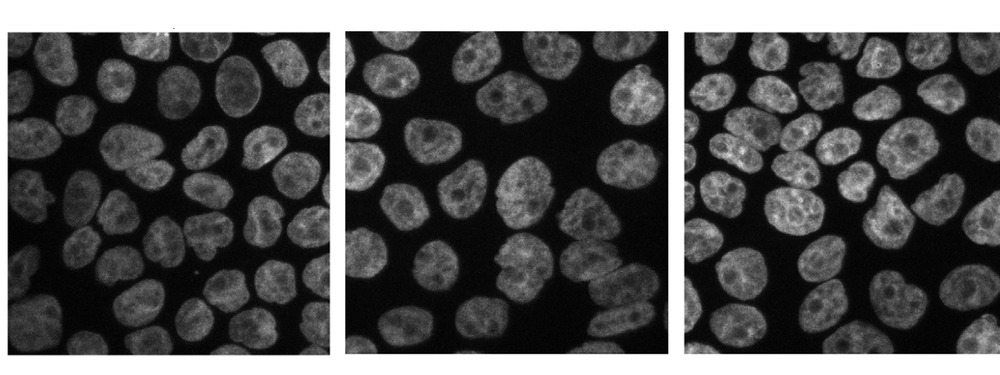
%> input picture vc/sample images/cellsegmentationcompetition.png, 1000 x 375 px, shrunk from 1726 x 648 before the run
$ octave morfologia4.m   (GNU Octave 9; MATLAB toolbox functions it lacks are replaced by stand-ins)
%> lines starting %> are read from the running program, lines starting %| are printed output that depends on the picture; in (x1, y1, x2, y2) boxes, pixels count from 0 and x2, y2 are one past the last pixel; in counts of white or black regions, pixels touching at a corner belong together; the program's own positions count from 1
close all;
I = rgb2gray(imread('cellsegmentationcompetition.png'));
%> I: size 375x1000 uint8; min 0, max 255, mean 84
MARC = I > 250;
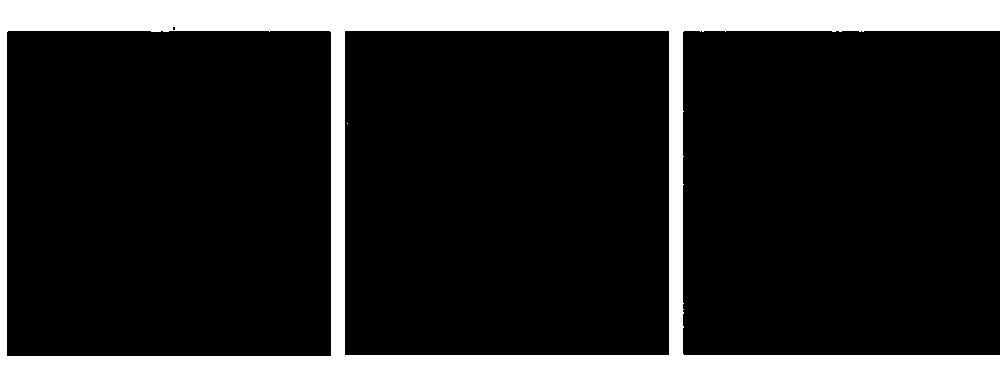
%> MARC: size 375x1000 logical; 16.5% white; 2 white regions (1 under 20 px), largest, box (x1, y1, x2, y2) and area: (0, 0, 1000, 375) 62055
MARC = imdilate(MARC, strel('disk',2));
%> MARC: size 375x1000 logical; 18.4% white; 1 white region, box (x1, y1, x2, y2) and area: (0, 0, 1000, 375) 69130
I(MARC) = 0;
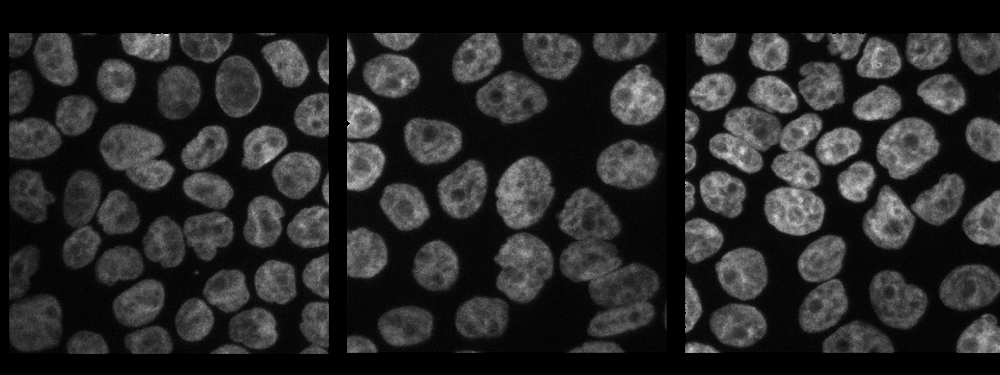
%> I: size 375x1000 uint8; min 0, max 236, mean 39.2
% filtrat morfo.
OI = imopen(I, strel('disk',3));
CI = imclose(I, strel('disk',3));
%figure; montage({I,OI,CI});
FG = OI > 15;
%> FG: size 375x1000 logical; 47.7% white; 68 white regions, largest, box (x1, y1, x2, y2) and area: (708, 33, 864, 237) 15883, (555, 186, 661, 353) 9506, (141, 124, 236, 269) 7016
FG = bwareaopen(FG,300); % eliminacio estruct. petites per area
BK = not(FG);
RGB = imoverlay(I,BK,'red');
%watershed
DT = bwdist(BK,'euclidean');
DT = imcomplement(DT);
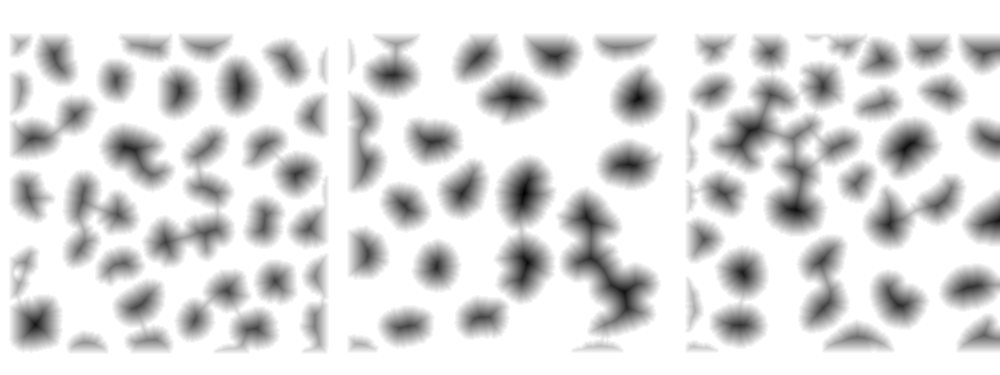
%> DT: size 375x1000 single; min -28.15, max 1, mean -2.92; drawn with min black and max white
DT1 = imopen(DT, strel('disk',7));
DT2 = imclose(DT, strel('disk',7));
DT1(BK) = -Inf;
L1 = watershed(DT1);
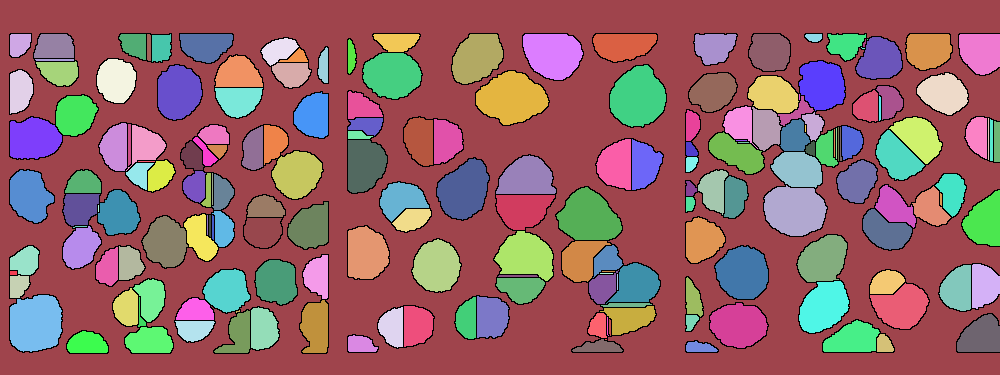
%> L1: size 375x1000 uint8; 192 distinct labels, from 0 to 191; one colour per label, 0 black
DT2(BK) = -Inf;
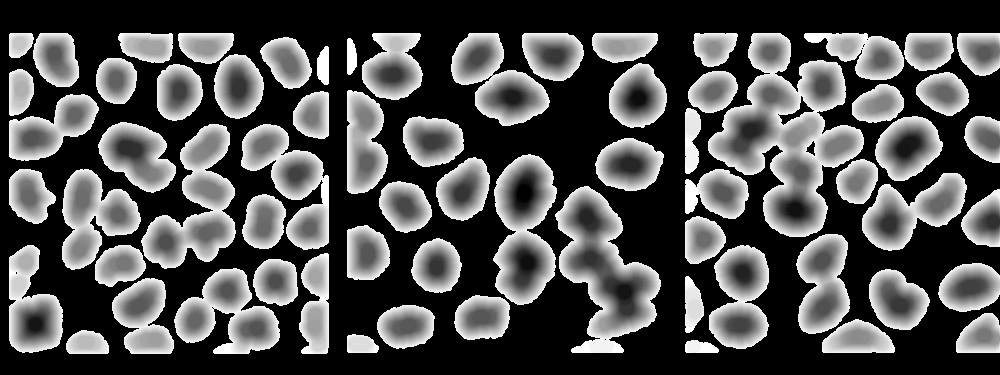
%> DT2: size 375x1000 single; 52.28% of the values are NaN or infinite; the others: min -21.8, max 1, mean -6.55; drawn with min black, max white, NaN and infinite black
L2 = watershed(DT2);
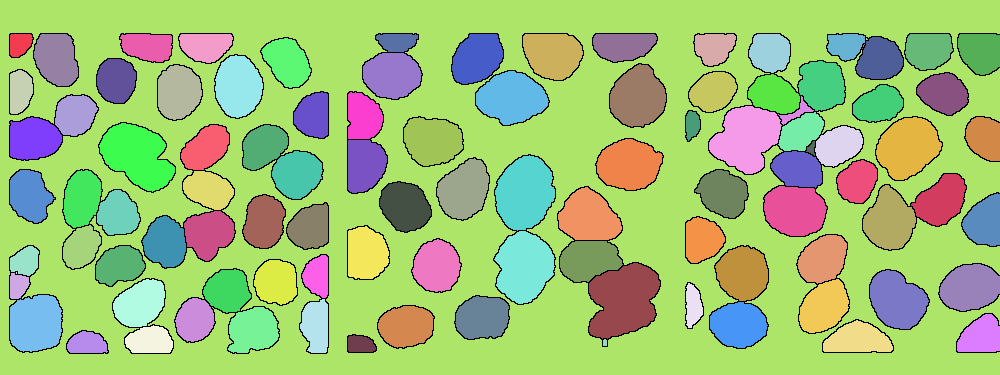
%> L2: size 375x1000 uint8; 104 distinct labels, from 0 to 103; one colour per label, 0 black
% figure;imshow(L1,[]);
% figure;imshow(L2,[]); % la bona

BR = L2 == 0;
%> BR: size 375x1000 logical; 4.7% white in thin lines or dots, all inside (x1, y1, x2, y2) = (9, 33, 1000, 354)
BR = imdilate(BR, strel('disk',2));
%> BR: size 375x1000 logical; 18.3% white; 39 white regions, largest, box (x1, y1, x2, y2) and area: (683, 31, 1000, 253) 15110, (60, 122, 238, 356) 6724, (452, 152, 663, 349) 5555

RGB = imoverlay(I,BR,'yellow');
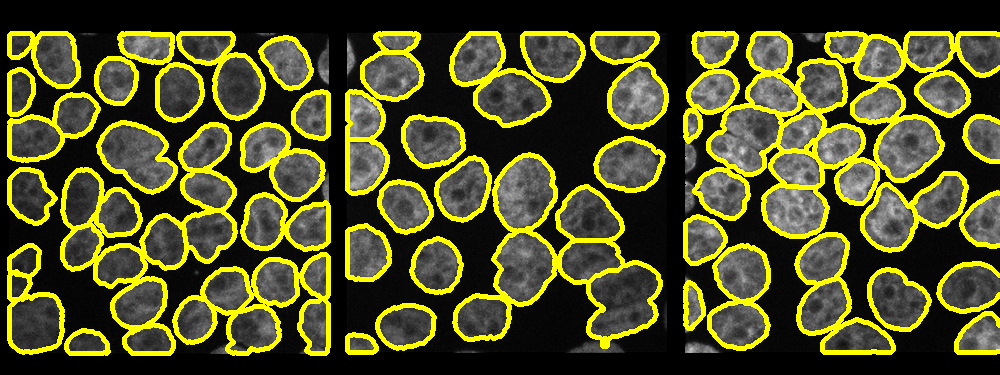
%> RGB: size 375x1000x3 uint8; mean R, G, B 79.7, 79.7, 33.2
figure;imshow(RGB);

$ run again, with vc/sample images/edin_castle.png copied over vc/sample images/cellsegmentationcompetition.png
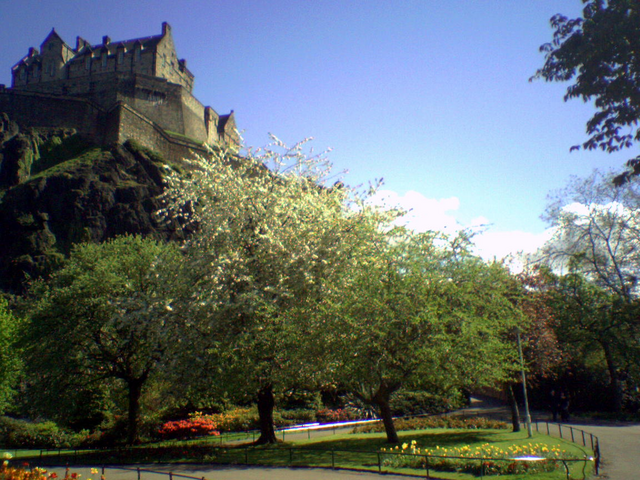
%> input picture vc/sample images/edin_castle.png, 640 x 480 px
%> `MARC = I > 250;`:
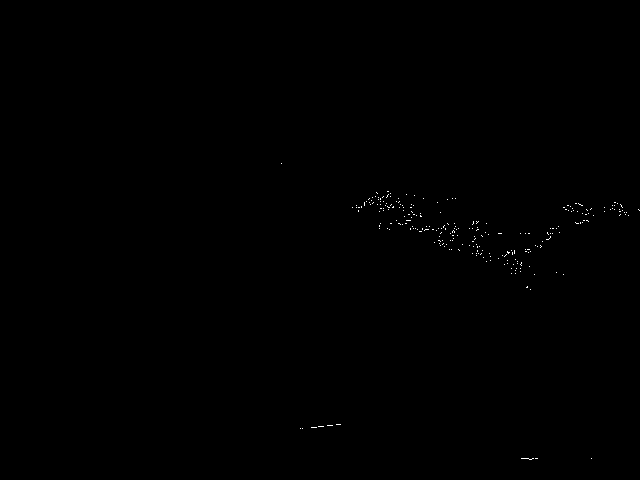
%> MARC: size 480x640 logical; 0.14% white in thin lines or dots, all inside (x1, y1, x2, y2) = (281, 163, 640, 460)
%> BK: size 480x640 logical; 13% white; 261 white regions (216 under 20 px), largest, box (x1, y1, x2, y2) and area: (0, 305, 231, 467) 13363, (0, 136, 149, 299) 9894, (494, 338, 640, 431) 5620
%> L1: size 480x640 uint16; 592 distinct labels, from 0 to 591
%> L2: size 480x640 uint16; 330 distinct labels, from 0 to 329
%> `RGB = imoverlay(I,BR,'yellow');`:
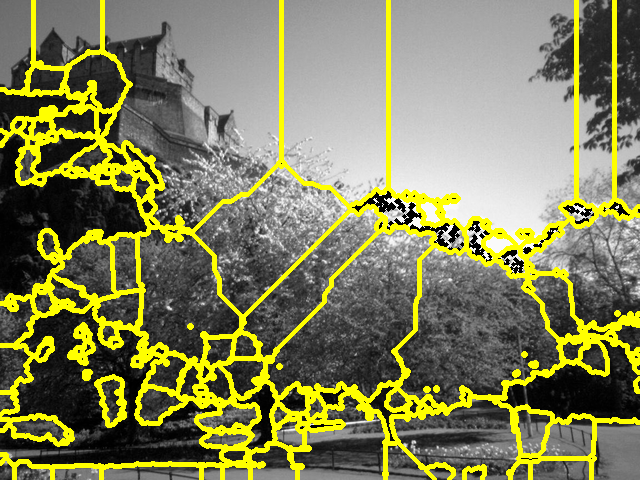
%> RGB: size 480x640x3 uint8; mean R, G, B 129.6, 129.6, 88.2
